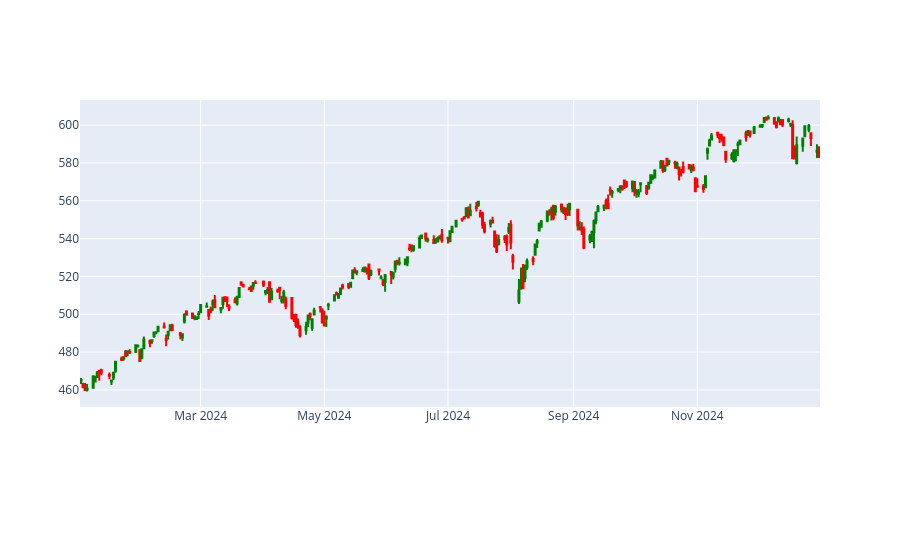

Here is the notebook cell this chart was saved with:
### Code cell
# Create Candlestick chart for price data
fig.add_trace(go.Candlestick(
    x=data.index,
    open=data['Open'],
    high=data['High'],
    low=data['Low'],
    close=data['Close'],
    increasing_line_color='green',
    decreasing_line_color='red',
    showlegend=False
))
fig.update_layout(xaxis_rangeslider_visible=False)

### Figure 1 — Plotly figure (JSON) as saved in the notebook; plotly's stock layout.template omitted (floating-point values rounded to 4 significant figures; data arrays with more than 128 entries replaced by an {"elided": "..."} marker saying what was removed)
{"data": [{"close": {"elided": "252 float values"}, "decreasing": {"line": {"color": "red"}}, "high": {"elided": "252 float values"}, "increasing": {"line": {"color": "green"}}, "low": {"elided": "252 float values"}, "open": {"elided": "252 float values"}, "showlegend": false, "type": "candlestick", "x": {"elided": "252 str values"}}], "layout": {"autosize": true, "xaxis": {"anchor": "y", "autorange": true, "domain": [0, 1], "range": ["2024-01-01 12:00", "2024-12-31 12:00"], "rangeslider": {"visible": false, "yaxis": {}}, "type": "date"}, "xaxis2": {"anchor": "y2", "domain": [0, 1]}, "yaxis": {"anchor": "x", "autorange": true, "domain": [0.1925, 1], "range": [451.0, 613.3]}, "yaxis2": {"anchor": "x2", "domain": [0, 0.0425]}}}
